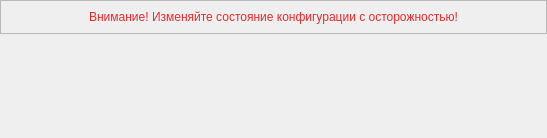
<?xml version="1.0" encoding="UTF-8"?>
<ui version="4.0">
 <class>Config1921</class>
 <widget class="QWidget" name="Config1921">
  <property name="geometry">
   <rect>
    <x>0</x>
    <y>0</y>
    <width>547</width>
    <height>138</height>
   </rect>
  </property>
  <property name="windowTitle">
   <string>Form</string>
  </property>
  <layout class="QVBoxLayout" name="verticalLayout_2">
   <property name="leftMargin">
    <number>0</number>
   </property>
   <property name="topMargin">
    <number>0</number>
   </property>
   <property name="rightMargin">
    <number>0</number>
   </property>
   <property name="bottomMargin">
    <number>0</number>
   </property>
   <item>
    <widget class="QFrame" name="tconfig_frm_cfg">
     <property name="enabled">
      <bool>false</bool>
     </property>
     <property name="frameShape">
      <enum>QFrame::StyledPanel</enum>
     </property>
     <property name="frameShadow">
      <enum>QFrame::Raised</enum>
     </property>
     <layout class="QVBoxLayout" name="verticalLayout">
      <item>
       <widget class="QLabel" name="lbl_warn0">
        <property name="text">
         <string>&lt;html&gt;&lt;head/&gt;&lt;body&gt;&lt;p&gt;&lt;span style=&quot; color:#ef2929;&quot;&gt;Внимание! Изменяйте состояние конфигурации с осторожностью!&lt;/span&gt;&lt;/p&gt;&lt;/body&gt;&lt;/html&gt;</string>
        </property>
        <property name="textFormat">
         <enum>Qt::RichText</enum>
        </property>
        <property name="alignment">
         <set>Qt::AlignCenter</set>
        </property>
       </widget>
      </item>
     </layout>
    </widget>
   </item>
   <item>
    <spacer name="verticalSpacer">
     <property name="orientation">
      <enum>Qt::Vertical</enum>
     </property>
     <property name="sizeHint" stdset="0">
      <size>
       <width>20</width>
       <height>40</height>
      </size>
     </property>
    </spacer>
   </item>
  </layout>
 </widget>
 <resources/>
 <connections/>
</ui>
